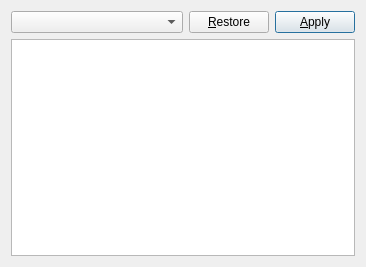
<?xml version="1.0" encoding="UTF-8"?>
<ui version="4.0">
 <class>GlslEditor</class>
 <widget class="QWidget" name="GlslEditor">
  <property name="geometry">
   <rect>
    <x>0</x>
    <y>0</y>
    <width>366</width>
    <height>267</height>
   </rect>
  </property>
  <property name="windowTitle">
   <string>GLSL-Editor</string>
  </property>
  <layout class="QGridLayout" name="gridLayout">
   <item row="0" column="0">
    <widget class="QComboBox" name="shaderComboBox">
     <property name="sizePolicy">
      <sizepolicy hsizetype="Expanding" vsizetype="Fixed">
       <horstretch>0</horstretch>
       <verstretch>0</verstretch>
      </sizepolicy>
     </property>
    </widget>
   </item>
   <item row="0" column="1">
    <widget class="QPushButton" name="restorePushButton">
     <property name="text">
      <string>&amp;Restore</string>
     </property>
    </widget>
   </item>
   <item row="0" column="2">
    <widget class="QPushButton" name="applyPushButton">
     <property name="text">
      <string>&amp;Apply</string>
     </property>
     <property name="shortcut">
      <string>F5</string>
     </property>
     <property name="default">
      <bool>true</bool>
     </property>
    </widget>
   </item>
   <item row="1" column="0" colspan="3">
    <widget class="GlslTextEdit" name="glslTextEdit">
     <property name="lineWrapMode">
      <enum>QPlainTextEdit::NoWrap</enum>
     </property>
    </widget>
   </item>
  </layout>
 </widget>
 <customwidgets>
  <customwidget>
   <class>GlslTextEdit</class>
   <extends>QPlainTextEdit</extends>
   <header>gui/glsltextedit.h</header>
  </customwidget>
 </customwidgets>
 <tabstops>
  <tabstop>shaderComboBox</tabstop>
  <tabstop>glslTextEdit</tabstop>
  <tabstop>restorePushButton</tabstop>
  <tabstop>applyPushButton</tabstop>
 </tabstops>
 <resources/>
 <connections/>
</ui>
